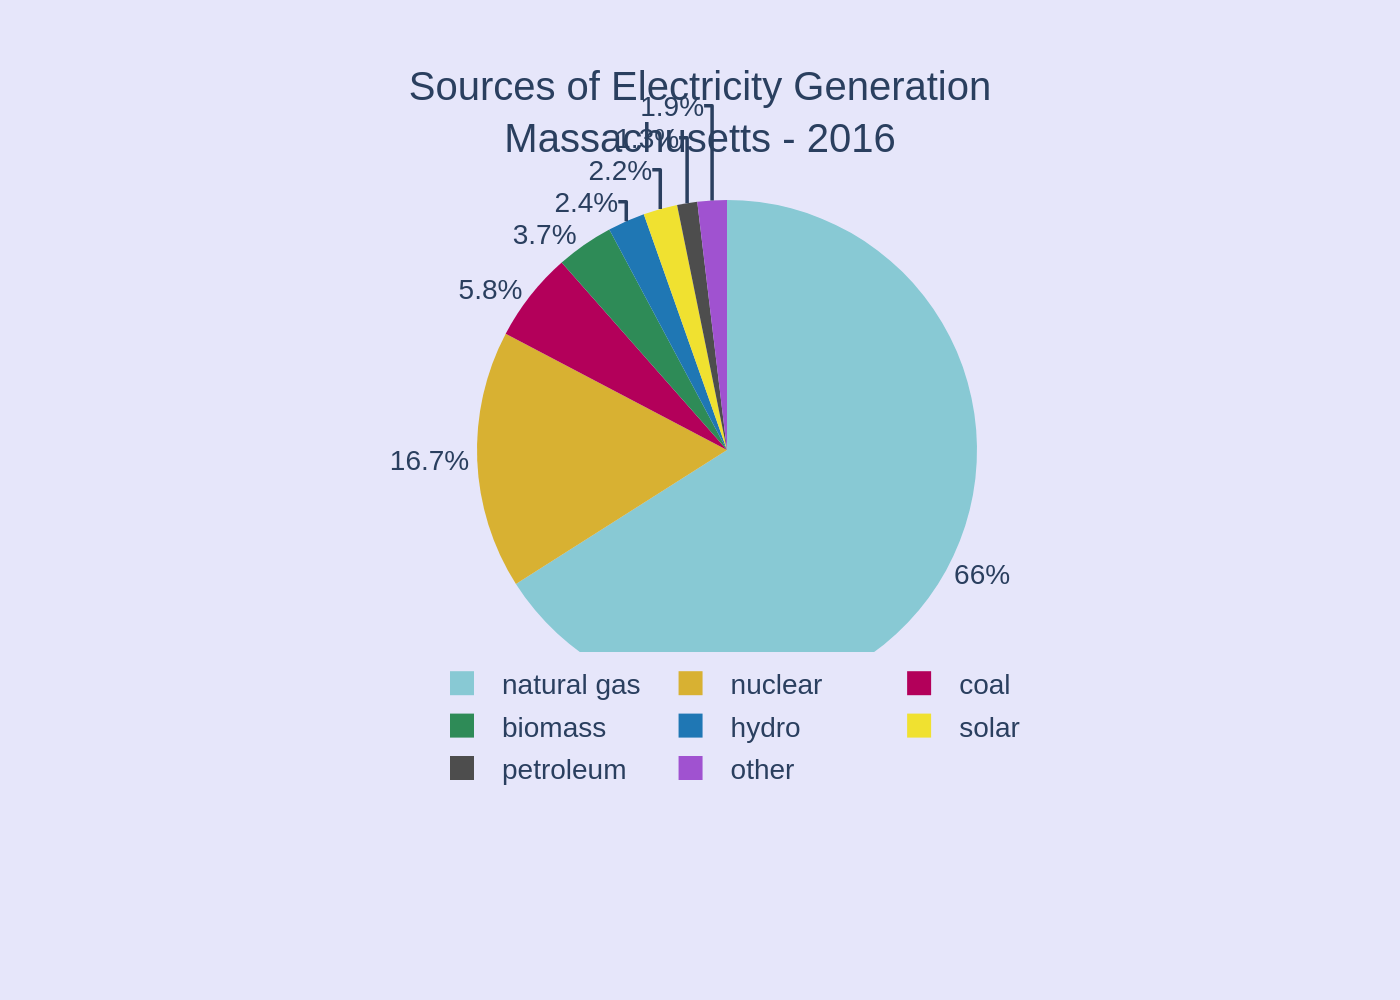

This figure's Python source:
import sys
import json
import plotly.graph_objects as go
import os

# Check for command-line argument
if len(sys.argv) != 2:
    print("Usage: python generate_chart.py <path_to_json_file>")
    sys.exit(1)

json_path = sys.argv[1]

# Check if the JSON file exists
if not os.path.exists(json_path):
    print(f"Error: JSON file not found at '{json_path}'")
    sys.exit(1)

# Read data from the JSON file
try:
    with open(json_path, 'r', encoding='utf-8') as f:
        chart_data = json.load(f)
except json.JSONDecodeError:
    print(f"Error: Invalid JSON format in '{json_path}'")
    sys.exit(1)


# Extract data and texts from the JSON structure
data = chart_data.get("chart_data", [])
texts = chart_data.get("texts", {})
colors = chart_data.get("colors", {})

labels = [item['label'] for item in data]
values = [item['value'] for item in data]
series_colors = colors.get("series", [])
background_color = colors.get("background", "#FFFFFF")

# Create the pie chart trace
fig = go.Figure(data=[go.Pie(
    labels=labels,
    values=values,
    marker=dict(colors=series_colors),
    hoverinfo='label+percent',
    textinfo='percent',
    textposition='outside',
    sort=False,  # This is crucial to preserve the original data order
    direction='clockwise'
)])

# Update the layout
fig.update_layout(
    title=dict(
        text=texts.get("title"),
        x=0.5,
        xanchor='center'
    ),
    font=dict(
        family="Arial",
        size=14
    ),
    legend=dict(
        orientation="h",
        yanchor="bottom",
        y=-0.2,
        xanchor="center",
        x=0.5
    ),
    paper_bgcolor=background_color,
    margin=dict(t=100, b=150, l=40, r=40),
    showlegend=True
)

# Derive the output filename from the JSON filename
base_filename = os.path.splitext(os.path.basename(json_path))[0]
output_filename = f"{base_filename}.png"

# Save the chart as a PNG image
try:
    fig.write_image(output_filename, scale=2)
    print(f"Chart saved to {output_filename}")
except Exception as e:
    print(f"Error saving image: {e}")
    sys.exit(1)
